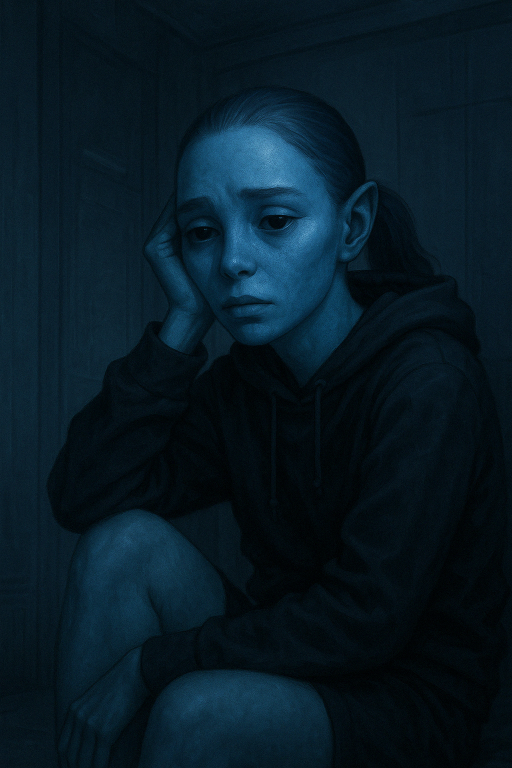
#> input picture images/original/ChatGPT Image Apr 16, 2025, 12_54_00 PM.png, 1024 x 1536 px (shown at 1/2 size); its folder holds only this picture in this run
$ python generate_resized_images.py 'ChatGPT Image Apr 16, 2025, 12_54_00 PM.png' title
#> lines starting #> are read from the running program, lines starting #| are printed output that depends on the picture
from PIL import Image
import os
import sys
from datetime import datetime
import json
import re
from pathlib import Path

ROOT = Path(__file__).parent
METADATA_PATH = ROOT / "metadata.json"
ORIGINAL_DIR = ROOT / "images" / "original"
THUMBS_DIR = ROOT / "images" / "thumbs"
README_PATH = ROOT / "README.md"

COMPRESSED_WIDTH = 1200
THUMB_WIDTH = 300

os.makedirs(THUMBS_DIR, exist_ok=True)

def update_image_preview_version() -> None:
    try:
        text = README_PATH.read_text(encoding="utf-8")
    except FileNotFoundError:
        print("README.md not found – skipping preview bump.")
        return

    pattern = re.compile(r"\?v=(\d{7})")
    match = pattern.search(text)

    if match:
        old_num = int(match.group(1))
        new_num = 1 if old_num >= 9_999_999 else old_num + 1
        replacement = f"?v={new_num:07d}"
        bumped = pattern.sub(replacement, text, count=1)
        print(f"✔ Preview version bumped: {old_num:07d} → {new_num:07d}")
    else:
        bumped = text.replace(
            'AI-Diary-of-An-Alien-Soul/"',
            'AI-Diary-of-An-Alien-Soul/?v=0000001"',
            1
        )
        print("✔ Preview version added: 0000001")

    README_PATH.write_text(bumped, encoding="utf-8")

def extract_creation_date(filename: str) -> str:
    base = os.path.splitext(filename)[0]
    prefix = "ChatGPT Image "
    if base.startswith(prefix):
        date_str = base[len(prefix):]
    else:
        date_str = base
    dt = datetime.strptime(date_str, "%b %d, %Y, %I_%M_%S %p")
    return dt.strftime("%Y-%m-%d %H:%M:%S")

def add_metadata_entry(filename: str, title: str):
    try:
        with open(METADATA_PATH, "r", encoding="utf-8") as f:
            data = json.load(f)
    except (FileNotFoundError, json.JSONDecodeError):
        data = []

    new_entry = {
        "filename": filename,
        "title": title,
        "creation_date": extract_creation_date(filename)
    }

    data.append(new_entry)

    with open(METADATA_PATH, "w", encoding="utf-8") as f:
        json.dump(data, f, indent=2, ensure_ascii=False)

    print(f"✔ Added metadata entry for {filename!r}")

def resize_and_save(image_path, filename):
    try:
        img = Image.open(image_path)
#> img is the input picture: PIL image 1024x1536 RGB; mean R, G, B 7.5, 25.9, 36.6
        img = img.convert("RGB")

        # Thumbnail version
        ratio_t = THUMB_WIDTH / img.width
#> ratio_t = 0.293
        thumb_img = img.resize(
            (THUMB_WIDTH, int(img.height * ratio_t)), Image.LANCZOS)
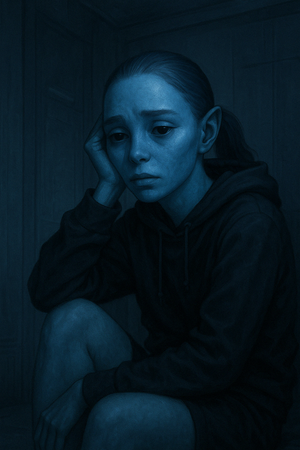
#> thumb_img: PIL image 300x450 RGB; mean R, G, B 7.5, 25.9, 36.6
        thumb_img.save(os.path.join(THUMBS_DIR, filename), optimize=True, quality=80)

        print(f"✔ Done: {filename}")

    except Exception as e:
        print(f"Error processing {filename}: {e}")

def convert_all_images():
    for filename in os.listdir(ORIGINAL_DIR):
        if filename.lower().endswith(('.png', '.jpg', '.jpeg')):
            original_path = os.path.join(ORIGINAL_DIR, filename)
            resize_and_save(original_path, filename)

def convert_single_image(filename):
    path = os.path.join(ORIGINAL_DIR, filename)
    if not os.path.exists(path):
        print(f"File not found: {filename}")
        return
    resize_and_save(path, filename)

'''
For running over all images: python generate_resized_images.py all
For running over one single file: python generate_resized_images.py "ChatGPT Image Apr 16, 2025, 12_54_00 PM.png" "title"
'''
if __name__ == "__main__":
    if len(sys.argv) == 1:
        print("Usage:")
        print("python generate_resized_images.py all")
        print("python generate_resized_images.py <filename> <[!optional] title>")
        sys.exit(1)

    if sys.argv[1].lower() == "all":
        convert_all_images()
    else:
        filename = sys.argv[1]
        title = sys.argv[2] if len(sys.argv) >= 3 else None

        convert_single_image(filename)

        if title:
            add_metadata_entry(filename, title)
#> (reads metadata.json from the repository)

    update_image_preview_version()
